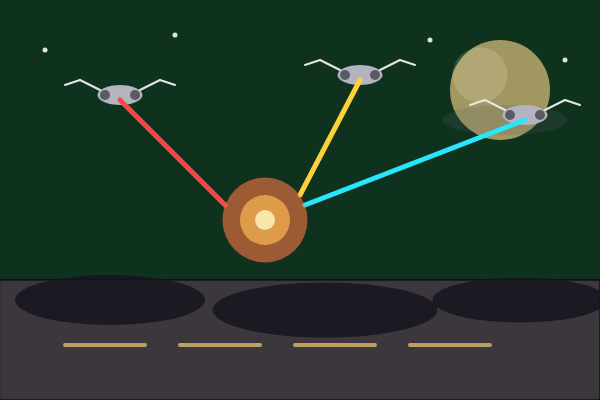
Frame 1 (no input)
Frame 60 (no input): identical to frame 1, image omitted
Frame 120 (the mouse pressed at the canvas centre since frame 60): identical to frame 1, image omitted

The p5.js sketch that drew this single still picture (run headless with seeded random() and noise() and a simulated clock; from frame 60 on, the mouse is pressed at the canvas centre):

// p5.js sketch
// ── sketch.js
function setup() {
  createCanvas(600, 400);
  background(15, 50, 30);
  // 도로
  fill(60, 55, 60);
  rect(0, 280, 600, 120);
  stroke(240, 205, 120, 180);
  strokeWeight(4);
  line(65, 345, 145, 345);
  line(180, 345, 260, 345);
  line(295, 345, 375, 345);
  line(410, 345, 490, 345);
  // 달
  noStroke();
  fill(210, 185, 120, 190);
  ellipse(500, 90, 100, 100);
  fill(255, 240, 210, 45);
  ellipse(480, 75, 55, 55);
  fill(90, 95, 110, 50);
  ellipse(505, 120, 125, 30);
  
  // 드론들
  fill(180, 180, 190);
  ellipse(120, 95, 45, 20);
  fill(90, 90, 100);
  ellipse(105, 95, 10, 10);
  ellipse(135, 95, 10, 10);
  stroke(230);
  strokeWeight(2);
  line(100, 90, 80, 80);
  line(140, 90, 160, 80);
  line(80, 80, 65, 85);
  line(160, 80, 175, 85);
  noStroke();
  fill(255, 95, 95);
  fill(180, 180, 190);
  ellipse(360, 75, 45, 20);
  fill(90, 90, 100);
  ellipse(345, 75, 10, 10);
  ellipse(375, 75, 10, 10);
  stroke(230);
  line(340, 70, 320, 60);
  line(380, 70, 400, 60);
  line(320, 60, 305, 65);
  line(400, 60, 415, 65);
  noStroke();
  fill(255, 95, 95);
  fill(180, 180, 190);
  ellipse(525, 115, 45, 20);
  fill(90, 90, 100);
  ellipse(510, 115, 10, 10);
  ellipse(540, 115, 10, 10);
  stroke(230);
  line(505, 110, 485, 100);
  line(545, 110, 565, 100);
  line(485, 100, 470, 105);
  line(565, 100, 580, 105);
  noStroke();
  fill(255, 95, 95);
  // 레이저
  strokeWeight(5);
  stroke(255, 70, 70);
  line(120, 100, 225, 205);
  stroke(255, 210, 60);
  line(360, 80, 300, 195);
  stroke(40, 230, 255);
  line(525, 120, 305, 205);
  
  // 드론 그림자
  noStroke();
  fill(20, 20, 30, 210);
  ellipse(110, 300, 190, 50);
  ellipse(325, 310, 225, 55);
  ellipse(520, 300, 175, 45);
  
  // 폭발
  fill(255, 120, 70, 150);
  ellipse(265, 220, 85, 85);
  fill(255, 190, 85, 170);
  ellipse(265, 220, 50, 50);
  fill(255, 245, 190, 210);
  ellipse(265, 220, 20, 20);
  // 별들
  noStroke();
  fill(255, 255, 255, 220);
  ellipse(45, 50, 5, 5);
  ellipse(175, 35, 5, 5);
  ellipse(430, 40, 5, 5);
  ellipse(565, 60, 5, 5);
}
function draw() {}
